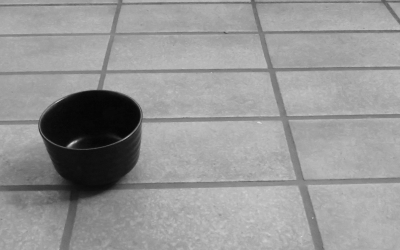
#> input picture Bahan-cups-one.png, 400 x 250 px
$ jupyter execute proses-perkalian-cup.ipynb
#> lines starting #> are read from the running program, lines starting #| are printed output that depends on the picture
[cell 1]
import cv2
import numpy as np
image1 = cv2.imread('Bahan-cups-one.png')
#> image1 is the input picture: shape (250, 400, 3); min 4, max 221, mean 150.2
image2 = cv2.imread('Bahan-cups-three.png')
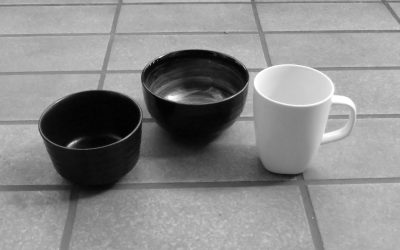
#> input picture Bahan-cups-three.png, 400 x 250 px
#> image2 is the input picture: shape (250, 400, 3); min 1, max 255, mean 137.4

[cell 2]
hasil_proses_perkalian= np.zeros_like(image1)
hasil_proses_perkalian_normalisasi= np.zeros_like(image1)
hasil_proses_pembagian= np.zeros_like(image1)

[cell 3]
height, width, channels = image1.shape
#> height = 250; width = 400; channels = 3
height2, width2, channels2 = image2.shape
#> height2 = 250; width2 = 400; channels2 = 3
for y in range(height):
    for x in range(width):
        b1, g1, r1 = image1[y, x].astype(np.float32) / 255.0
        b2, g2, r2 = image2[y, x].astype(np.float32) / 255.0

        red = r1 * r2
        green = g1 * g2
        blue = b1 * b2

        red = red * 255
        green = green * 255
        blue = blue * 255

        if red > 255:
            red = 255
        elif red < 0:
            red = 0

        if green > 255:
            green = 255
        elif green < 0:
            green = 0

        if blue > 255:
            blue = 255
        elif blue < 0:
            blue = 0
        hasil_proses_perkalian_normalisasi[y, x] = [int(blue), int(green), int(red)]
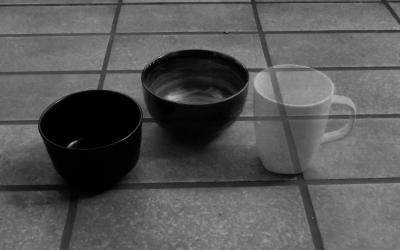
#> hasil_proses_perkalian_normalisasi: shape (250, 400, 3); min 0, max 186, mean 86.8

[cell 4]
cv2.imshow("Penjumlahan Citra", hasil_proses_perkalian_normalisasi )
cv2.waitKey(0)
cv2.destroyAllWindows()
cv2.imwrite('proses-aritmetika-perkalian.jpg', hasil_proses_perkalian_normalisasi)
#> Out = True
